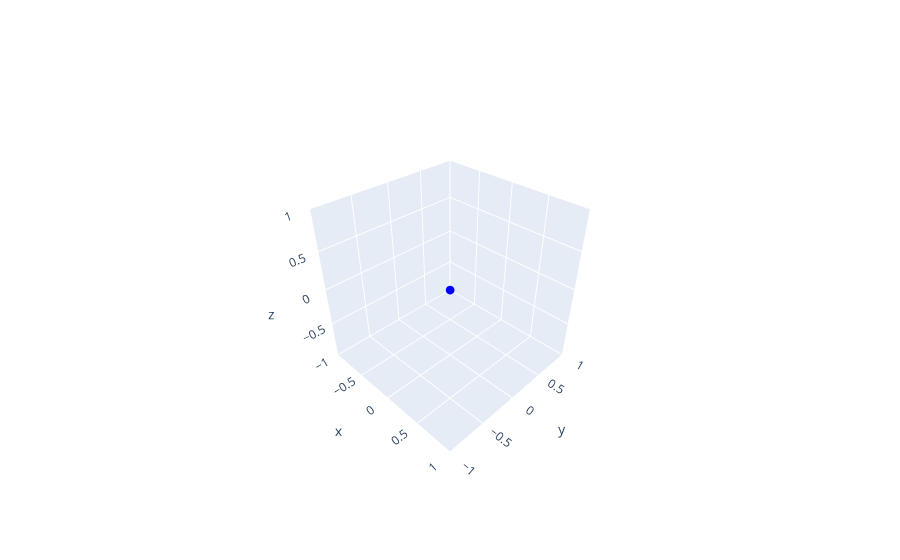

Notebook code for this chart:
### Markdown cell above
## Testing Renders

### Code cell
p = [0, 0, 0]

pts = [p]

rendering2D(pts)
rendering3D(pts)

### Figure 1 — Plotly figure (JSON) as saved in the notebook; plotly's stock layout.template omitted (floating-point values rounded to 4 significant figures)
{"data": [{"line": {"color": "red", "width": 2}, "marker": {"color": "blue", "size": 3}, "mode": "markers", "name": "Vector", "showlegend": false, "type": "scatter3d", "x": [0], "y": [0], "z": [0]}], "layout": {"scene": {"camera": {"center": {"x": 0, "y": 0, "z": 0}, "eye": {"x": 1.5, "y": -1.5, "z": 1.5}, "up": {"x": 0, "y": 0, "z": 1}}}}}
